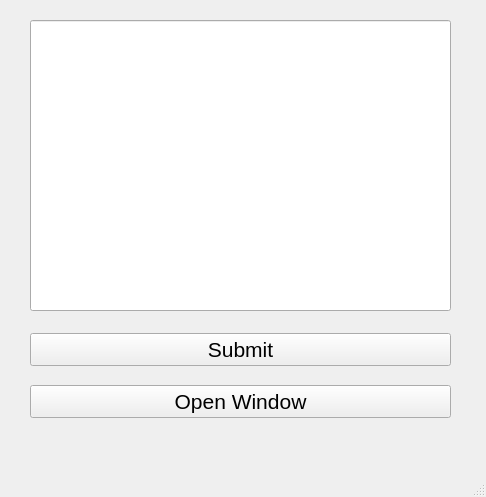
<?xml version="1.0" encoding="UTF-8"?>
<ui version="4.0">
 <class>MainWindow</class>
 <widget class="QMainWindow" name="MainWindow">
  <property name="geometry">
   <rect>
    <x>0</x>
    <y>0</y>
    <width>486</width>
    <height>497</height>
   </rect>
  </property>
  <property name="windowTitle">
   <string>MainWindow</string>
  </property>
  <widget class="QWidget" name="centralwidget">
   <widget class="QLineEdit" name="lineEdit">
    <property name="geometry">
     <rect>
      <x>30</x>
      <y>20</y>
      <width>421</width>
      <height>291</height>
     </rect>
    </property>
   </widget>
   <widget class="QWidget" name="">
    <property name="geometry">
     <rect>
      <x>30</x>
      <y>320</y>
      <width>421</width>
      <height>111</height>
     </rect>
    </property>
    <layout class="QVBoxLayout" name="verticalLayout">
     <item>
      <widget class="QPushButton" name="pushButton">
       <property name="font">
        <font>
         <pointsize>16</pointsize>
        </font>
       </property>
       <property name="text">
        <string>Submit</string>
       </property>
      </widget>
     </item>
     <item>
      <widget class="QPushButton" name="pushButton_2">
       <property name="font">
        <font>
         <pointsize>16</pointsize>
        </font>
       </property>
       <property name="text">
        <string>Open Window</string>
       </property>
      </widget>
     </item>
    </layout>
   </widget>
  </widget>
  <widget class="QMenuBar" name="menubar">
   <property name="geometry">
    <rect>
     <x>0</x>
     <y>0</y>
     <width>486</width>
     <height>27</height>
    </rect>
   </property>
  </widget>
  <widget class="QStatusBar" name="statusbar"/>
 </widget>
 <resources/>
 <connections/>
</ui>
